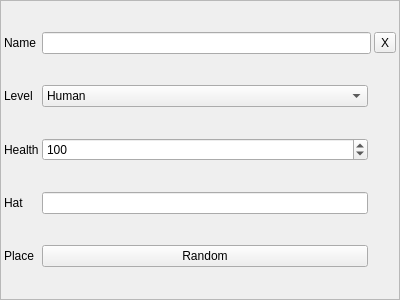
<?xml version="1.0" encoding="UTF-8"?>
<ui version="4.0">
 <class>HedgehogEdit</class>
 <widget class="QFrame" name="HedgehogEdit">
  <property name="geometry">
   <rect>
    <x>0</x>
    <y>0</y>
    <width>400</width>
    <height>300</height>
   </rect>
  </property>
  <property name="windowTitle">
   <string>Form</string>
  </property>
  <property name="frameShape">
   <enum>QFrame::StyledPanel</enum>
  </property>
  <property name="frameShadow">
   <enum>QFrame::Raised</enum>
  </property>
  <layout class="QGridLayout" name="gridLayout">
   <property name="margin">
    <number>3</number>
   </property>
   <property name="spacing">
    <number>3</number>
   </property>
   <item row="0" column="1" colspan="2">
    <widget class="QLineEdit" name="leName"/>
   </item>
   <item row="0" column="3">
    <widget class="QToolButton" name="toolButton">
     <property name="text">
      <string>X</string>
     </property>
    </widget>
   </item>
   <item row="1" column="1">
    <widget class="QComboBox" name="cbLevel">
     <property name="currentIndex">
      <number>0</number>
     </property>
     <item>
      <property name="text">
       <string>Human</string>
      </property>
     </item>
     <item>
      <property name="text">
       <string>Level 5</string>
      </property>
     </item>
     <item>
      <property name="text">
       <string>Level 4</string>
      </property>
     </item>
     <item>
      <property name="text">
       <string>Level 3</string>
      </property>
     </item>
     <item>
      <property name="text">
       <string>Level 2</string>
      </property>
     </item>
     <item>
      <property name="text">
       <string>Level 1</string>
      </property>
     </item>
    </widget>
   </item>
   <item row="3" column="1">
    <widget class="QLineEdit" name="leHat"/>
   </item>
   <item row="0" column="0">
    <widget class="QLabel" name="label">
     <property name="text">
      <string>Name</string>
     </property>
    </widget>
   </item>
   <item row="1" column="0">
    <widget class="QLabel" name="label_2">
     <property name="text">
      <string>Level</string>
     </property>
    </widget>
   </item>
   <item row="2" column="1">
    <widget class="QSpinBox" name="sbHealth">
     <property name="minimum">
      <number>1</number>
     </property>
     <property name="maximum">
      <number>300</number>
     </property>
     <property name="value">
      <number>100</number>
     </property>
    </widget>
   </item>
   <item row="2" column="0">
    <widget class="QLabel" name="label_3">
     <property name="text">
      <string>Health</string>
     </property>
    </widget>
   </item>
   <item row="3" column="0">
    <widget class="QLabel" name="label_4">
     <property name="text">
      <string>Hat</string>
     </property>
    </widget>
   </item>
   <item row="4" column="1">
    <widget class="QPushButton" name="pbCoordinates">
     <property name="text">
      <string>Random</string>
     </property>
    </widget>
   </item>
   <item row="4" column="0">
    <widget class="QLabel" name="label_5">
     <property name="text">
      <string>Place</string>
     </property>
    </widget>
   </item>
  </layout>
 </widget>
 <resources/>
 <connections/>
</ui>
